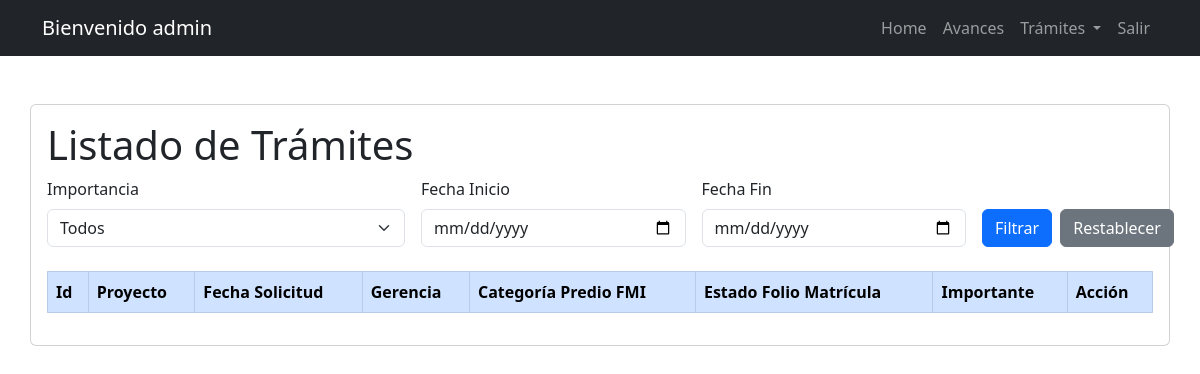
Page /predios/ (signed in) on the earlier database version.
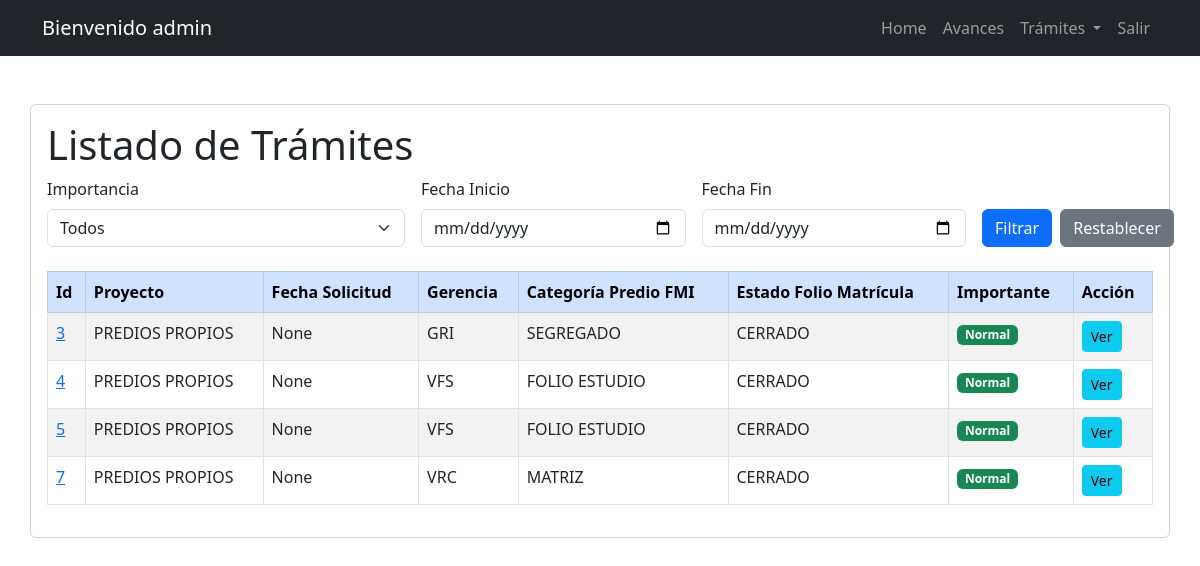
Same page on the later database version.
### task/models.py (models this page shows, shortened)
class Predio(models.Model):
    id = models.AutoField(primary_key=True)
    PROYECTO_CHOICES = [('PREDIOS PROPIOS', 'PREDIOS PROPIOS'), ('SERVIDUMBRES', 'SERVIDUMBRES')]
    VIGENCIA_CHOICES = [('2023', '2023'), ('2024', '2024'), ('2025', '2025')]
    GERENCIA_CHOICES = [('VAO', 'VAO'), ('GPA', 'GPA'), ('VRC', 'VRC'), ('GCT', 'GCT'), ('GMA', 'GMA'), ('GRI', 'GRI'), ('GTA', 'GTA'), ('VRO', 'VRO'), ('GCH', 'GCH'), ('GDA', 'GDA'), ('GDT', 'GDT'), ('VPI', 'VPI'), ('VFS', 'VFS')]
    CATEGORIA_PREDIO_FMI_CHOICES = [('COLINDANTE', 'COLINDANTE'), ('FOLIO ESTUDIO', 'FOLIO ESTUDIO'), ('MATRIZ', 'MATRIZ'), ('MATRIZ_COLINDANTE', 'MATRIZ_COLINDANTE'), ('PROPIO', 'PROPIO'), ('SEGREGADO', 'SEGREGADO'), ('SIN INFORMACIÓN', 'SIN INFORMACIÓN')]
    ESTADO_FOLIO_CHOICES = [('ACTIVO', 'ACTIVO'), ('CERRADO', 'CERRADO'), ('SIN INFORMACIÓN', 'SIN INFORMACIÓN')]
    CATEGORIA_FMI_CHOICES = [('ADICIONALES', 'ADICIONALES'), ('COMPLEMENTACIÓN', 'COMPLEMENTACIÓN'), ('SIN INFORMACIÓN', 'SIN INFORMACIÓN'), ('TRADICIÓN', 'TRADICIÓN')]
    TIPO_DOCUMENTAL_CHOICES = [('ACTA', 'ACTA'), ('ACTO ADMINISTRATIVO', 'ACTO ADMINISTRATIVO'), ('AUTO', 'AUTO'), ('CERTIFICADO', 'CERTIFICADO'), ('DECLARACIÓN', 'DECLARACIÓN'), ('DECRETO', 'DECRETO'), ('DEMANDA', 'DEMANDA'), ('DOCUMENTO', 'DOCUMENTO'), ('ESCRITURA', 'ESCRITURA'), ('EXPEDIENTE', 'EXPEDIENTE'), ('RESOLUCIÓN', 'RESOLUCIÓN'), ('SENTENCIA', 'SENTENCIA')]
    ESTADO_CHOICES = [('CARGADO A OTRO PREDIO', 'CARGADO A OTRO PREDIO'), ('CARGADO EN EL PREDIO', 'CARGADO EN EL PREDIO'), ('CARGADO EN SHAREPOINT', 'CARGADO EN SHAREPOINT'), ('NO ENCONTRADO', 'NO ENCONTRADO'), ('NO REQUIERE', 'NO REQUIERE'), ('PENDIENTE VERIFICAR', 'PENDIENTE VERIFICAR'), ('SERVIDOR INGICAT', 'SERVIDOR INGICAT')]
    ESTADO_COMPRA_CHOICES = [('ADQUIRIDO', 'ADQUIRIDO'), ('NO REQUIERE', 'NO REQUIERE'), ('PENDIENTE POR SOLICITAR', 'PENDIENTE POR SOLICITAR'), ('PENDIENTE VERIFICAR', 'PENDIENTE VERIFICAR'), ('SOLICITADO', 'SOLICITADO')]
    SUB_ESTADO_COMPRA_CHOICES = [('ADQUIRIDO PREDIO PROPIOS', 'ADQUIRIDO PREDIO PROPIOS'), ('ADQUIRIDO SERVIDUMBRES', 'ADQUIRIDO SERVIDUMBRES'), ('ERROR REGISTRAL', 'ERROR REGISTRAL'), ('NO APLICA', 'NO APLICA'), ('SOLICITADO / CERTIFICADO NO EXISTE', 'SOLICITADO / CERTIFICADO NO EXISTE'), ('SOLICITADO PREDIO PROPIOS', 'SOLICITADO PREDIO PROPIOS'), ('SOLICITADO SERVIDUMBRES', 'SOLICITADO SERVIDUMBRES')]
    ENVIO_OPEN_TEXT_CHOICES = [('NO', 'NO'), ('NO APLICA', 'NO APLICA'), ('NO REQUIERE', 'NO REQUIERE'), ('PENDIENTE', 'PENDIENTE'), ('SI', 'SI'), ('YA ESTA', 'YA ESTA')]
    ACCION_TECNICA_CHOICES = [('ALIMENTAR EXPEDIENTE PREDIAL', 'ALIMENTAR EXPEDIENTE PREDIAL'), ('ALIMENTAR PREDIO GESTIÓN', 'ALIMENTAR PREDIO GESTIÓN'), ('ALIMENTAR PREDIO MATRIZ', 'ALIMENTAR PREDIO MATRIZ'), ('CARPETA CERO', 'CARPETA CERO'), ('CREAR EXPEDIENTE', 'CREAR EXPEDIENTE'), ('NO REQUIERE', 'NO REQUIERE')]
    proyecto = models.CharField(max_length=16, choices=PROYECTO_CHOICES)
    vigencia = models.CharField(max_length=4, choices=VIGENCIA_CHOICES)
    gerencia = models.CharField(max_length=4, choices=GERENCIA_CHOICES)
    categoria_predio_fmi = models.CharField(max_length=100, choices=CATEGORIA_PREDIO_FMI_CHOICES)
    estado_folio_matricula = models.CharField(max_length=100, choices=ESTADO_FOLIO_CHOICES)
    categoria_fmi = models.CharField(max_length=50, choices=CATEGORIA_FMI_CHOICES)
    tipo_documental = models.CharField(max_length=50, choices=TIPO_DOCUMENTAL_CHOICES)
    estado = models.CharField(max_length=50, choices=ESTADO_CHOICES)
    estado_compra = models.CharField(max_length=50, choices=ESTADO_COMPRA_CHOICES)
    sub_estado_compra = models.CharField(max_length=50, choices=SUB_ESTADO_COMPRA_CHOICES)
    envio_open_text = models.CharField(max_length=50, choices=ENVIO_OPEN_TEXT_CHOICES)
    accion_tecnica = models.CharField(max_length=50, choices=ACCION_TECNICA_CHOICES)
    fecha_solicitud = models.DateField(null=True , blank=True)
    fecha_respuesta = models.DateField(null=True , blank=True)
    datecompleted = models.DateTimeField(null=True, blank=True)
    es_importante = models.BooleanField(default=False)
    fecha_reiteracion = models.DateField(null=True, blank=True)
    ultima_fecha_acceso = models.DateField(null=True, blank=True)
    campo=models.CharField(max_length=50, null=True , blank=True)
    cod_sig = models.CharField(max_length=30, null=True , blank=True)
    fmi = models.CharField(max_length=10, default="00000")
    ced_catastral = models.CharField(max_length=31, null=True , blank=True)
    nom_predio = models.CharField(max_length=50, default="Sin Informacion")
    documento = models.CharField(max_length=15, null=True , blank=True)
    fecha_documento= models.DateField(null=True , blank=True)
    entidad = models.CharField(max_length=100, null=True , blank=True)
    municipio = models.CharField(max_length=100,null=True , blank=True)
    user = models.ForeignKey(
        settings.AUTH_USER_MODEL,
        on_delete=models.SET_NULL,
        null=True,
        blank=True,
        related_name='predios'
    )
    class Meta:
        ordering = ['-fecha_solicitud']

### task/views.py (the view)
# urls.py: path('predios/', views.predios, name='predios'),
@login_required
def predios(request):
    predios = Predio.objects.filter(user=request.user)
    importancia = request.GET.get('importancia')
    fecha_inicio = request.GET.get('fecha_inicio')
    fecha_fin = request.GET.get('fecha_fin')
    if importancia == 'importante':
        predios = predios.filter(es_importante=True)
    elif importancia == 'normal':
        predios = predios.filter(es_importante=False)
    if fecha_inicio:
        predios = predios.filter(fecha_solicitud__gte=fecha_inicio)
    if fecha_fin:
        predios = predios.filter(fecha_solicitud__lte=fecha_fin)
    context = {"predios": predios}
    return render(request, 'predios.html', context)

### task/templates/predios.html (shortened to what this page needs)
{% extends 'base.html' %}
{% block content %}
<main class="container card card-body mt-5">
  <div class="row">
    <h1>Listado de Trámites</h1>
    <form method="GET" class="mb-4">
      <div class="row g-3">
        <div class="col-md-4">
          <label for="importancia" class="form-label">Importancia</label>
          <select name="importancia" class="form-select">
            <option value="">Todos</option>
          </select>
        </div>
        <div class="col-md-3">
          <label for="fecha_inicio" class="form-label">Fecha Inicio</label>
          <input type="date" name="fecha_inicio" class="form-control" value="{{ request.GET.fecha_inicio }}">
        </div>
        <div class="col-md-3">
          <label for="fecha_fin" class="form-label">Fecha Fin</label>
          <input type="date" name="fecha_fin" class="form-control" value="{{ request.GET.fecha_fin }}">
        </div>
        <div class="col-md-2 d-flex align-items-end">
          <button type="submit" class="btn btn-primary">Filtrar</button>
          <a href="{% url 'predios' %}" class="btn btn-secondary ms-2">Restablecer</a>
        </div>
      </div>
    </form>
    <div class="table-responsive">
      <table class="table table-bordered table-striped table-hover">
        <thead class="table-primary">
          <tr>
            <th>Id</th>
            <th>Proyecto</th>
            <th>Fecha Solicitud</th>
            <th>Gerencia</th>
            <th>Categoría Predio FMI</th>
            <th>Estado Folio Matrícula</th>
            <th>Importante</th>
            <th>Acción</th>
          </tr>
        </thead>
        <tbody>
          {% for predio in predios %}
          <tr {% if predio.es_importante %} class="table-danger" {% endif %}>
            <td><a href="{% url 'predio_detail' predio.id %}">{{ predio.id }}</a></td>
            <td>{{ predio.proyecto }}</td>
            <td>{{ predio.fecha_solicitud }}</td>
            <td>{{ predio.gerencia }}</td>
            <td>{{ predio.categoria_predio_fmi }}</td>
            <td>{{ predio.estado_folio_matricula }}</td>
            <td>
              {% if predio.es_importante %}
                <span class="badge bg-danger">¡Importante!</span>
              {% else %}
                <span class="badge bg-success">Normal</span>
              {% endif %}
            </td>
            <td>
              <a href="{% url 'predio_detail' predio.id %}" class="btn btn-info btn-sm">Ver</a>
            </td>
          </tr>
          {% endfor %}
        </tbody>
      </table>
    </div>
  </div>
</main>
{% endblock %}

### task/templates/base.html (shortened to what this page needs)
<!DOCTYPE html>
<html lang="es">
<head>
  <link href="https://cdn.jsdelivr.net/npm/bootstrap@5.3.0-alpha1/dist/css/bootstrap.min.css" rel="stylesheet">
</head>
<body>
  {% include '_navbar.html' %} {% block content %} {% endblock %}
</body>
</html>

### task/templates/_navbar.html (shortened to what this page needs)
<nav class="navbar navbar-expand-lg navbar-dark bg-dark">
  <div class="container">
    <a class="navbar-brand" href="/">
      {% if user.is_authenticated %}
      Bienvenido {{ user.username }}
      {% else %}
      INGICAT S.A.S
      {% endif %}
    </a>
    <div class="collapse navbar-collapse" id="navbarNav">
      <ul class="navbar-nav ms-auto">
        <li class="nav-item">
          <a href="/" class="nav-link" title="Ir a la Pantalla de Inicio">Home</a>
        </li>
        <li class="nav-item">
          <a href="{% url 'cliente_dashboard' %}" class="nav-link"
            title="Ir al Resúmen de la Gestión Documental">Avances</a>
        </li>
        {% if user.is_authenticated %}
        <li class="nav-item dropdown">
          <a class="nav-link dropdown-toggle" href="#" id="tramitesDropdown" role="button" data-bs-toggle="dropdown"
            aria-expanded="false" title="Trámites">
            Trámites
          </a>
        </li>
        <li class="nav-item">
          <a class="nav-link" href="/logout" title="Salir">Salir</a>
        </li>
        {% else %}
        <li class="nav-item">
          <a href="/signin" class="nav-link" title="Iniciar Sesión">Ingresar</a>
        </li>
        {% endif %}
      </ul>
    </div>
  </div>
</nav>

Differences in the rows shown:
added Predio: id "3", proyecto "PREDIOS PROPIOS", fecha_solicitud "None", gerencia "GRI", categoria_predio_fmi "SEGREGADO", estado_folio_matricula "CERRADO", es_importante "Normal"
added Predio: id "4", proyecto "PREDIOS PROPIOS", fecha_solicitud "None", gerencia "VFS", categoria_predio_fmi "FOLIO ESTUDIO", estado_folio_matricula "CERRADO", es_importante "Normal"
added Predio: id "5", proyecto "PREDIOS PROPIOS", fecha_solicitud "None", gerencia "VFS", categoria_predio_fmi "FOLIO ESTUDIO", estado_folio_matricula "CERRADO", es_importante "Normal"
added Predio: id "7", proyecto "PREDIOS PROPIOS", fecha_solicitud "None", gerencia "VRC", categoria_predio_fmi "MATRIZ", estado_folio_matricula "CERRADO", es_importante "Normal"
